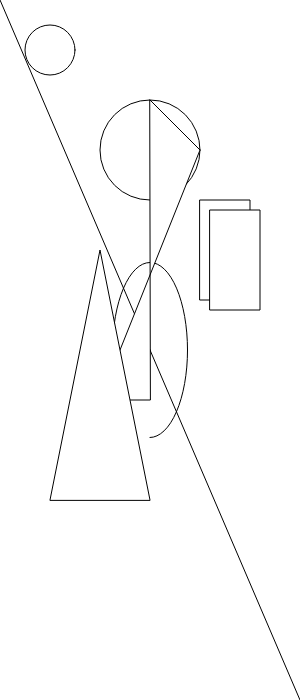
Frame 1 (no input)
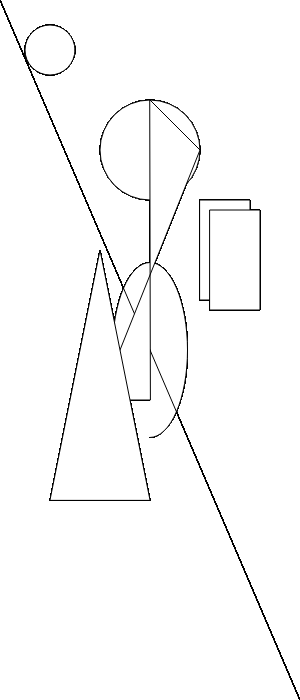
Frame 60 (no input)
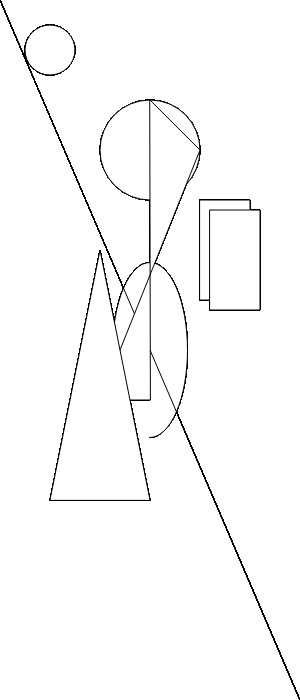
Frame 120 (the mouse pressed at the canvas centre since frame 60)

The p5.js sketch that drew these frames (run headless with seeded random() and noise() and a simulated clock; from frame 60 on, the mouse is pressed at the canvas centre):

// p5.js sketch
// ── sketch.js
function setup() {
  createCanvas(300, 700);

}

function draw() {

  arc(width/2, height/2, width/4, height/4, PI, PI/2)
  ellipse(50, 50, 50, 50);
  line(0,0,300, 700);
  ellipse(150, 150, 100, 100);
  point(width/2, height/2);
  quad(150, 100, 200, 150, 100, 400, 150, 400);
  rect(200, 200, 50, 100);
  rect(210, 210, 50, 100);
  triangle(50, 500, 100, 250, 150, 500);

}
